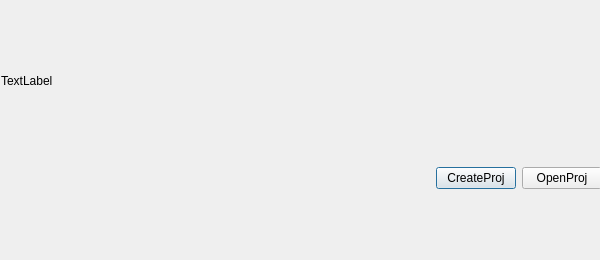
<?xml version="1.0" encoding="UTF-8"?>
<ui version="4.0">
 <class>frame</class>
 <widget class="QDialog" name="frame">
  <property name="geometry">
   <rect>
    <x>0</x>
    <y>0</y>
    <width>600</width>
    <height>260</height>
   </rect>
  </property>
  <property name="sizePolicy">
   <sizepolicy hsizetype="Fixed" vsizetype="Fixed">
    <horstretch>0</horstretch>
    <verstretch>0</verstretch>
   </sizepolicy>
  </property>
  <property name="windowTitle">
   <string>Dialog</string>
  </property>
  <widget class="QWidget" name="">
   <property name="geometry">
    <rect>
     <x>1</x>
     <y>1</y>
     <width>601</width>
     <height>261</height>
    </rect>
   </property>
   <layout class="QVBoxLayout" name="content">
    <item>
     <widget class="QLabel" name="image">
      <property name="enabled">
       <bool>true</bool>
      </property>
      <property name="sizePolicy">
       <sizepolicy hsizetype="Preferred" vsizetype="Fixed">
        <horstretch>0</horstretch>
        <verstretch>0</verstretch>
       </sizepolicy>
      </property>
      <property name="text">
       <string>TextLabel</string>
      </property>
     </widget>
    </item>
    <item>
     <layout class="QHBoxLayout" name="horizontalLayout">
      <item>
       <spacer name="horizontalSpacer">
        <property name="orientation">
         <enum>Qt::Horizontal</enum>
        </property>
        <property name="sizeHint" stdset="0">
         <size>
          <width>40</width>
          <height>20</height>
         </size>
        </property>
       </spacer>
      </item>
      <item>
       <widget class="QPushButton" name="createProjectBtn">
        <property name="text">
         <string>CreateProj</string>
        </property>
       </widget>
      </item>
      <item>
       <widget class="QPushButton" name="openProjectBtn">
        <property name="text">
         <string>OpenProj</string>
        </property>
       </widget>
      </item>
     </layout>
    </item>
   </layout>
  </widget>
 </widget>
 <resources/>
 <connections/>
</ui>
